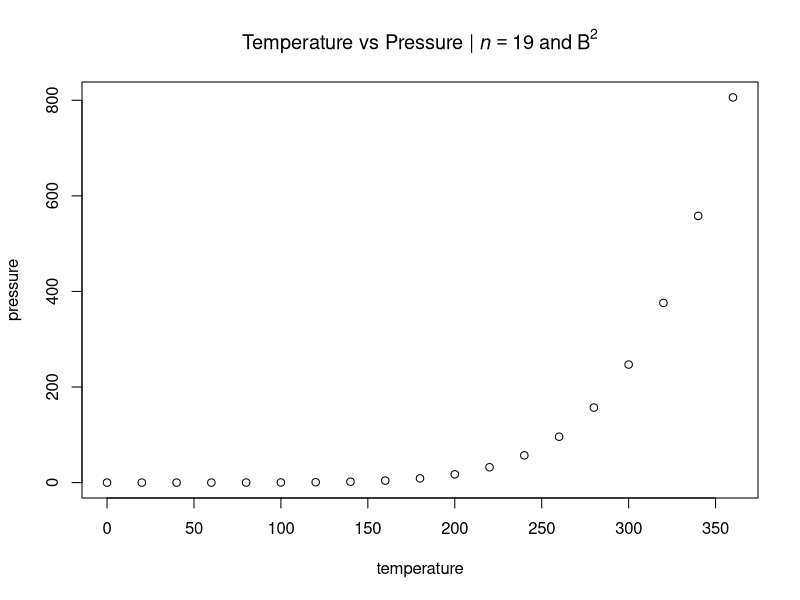
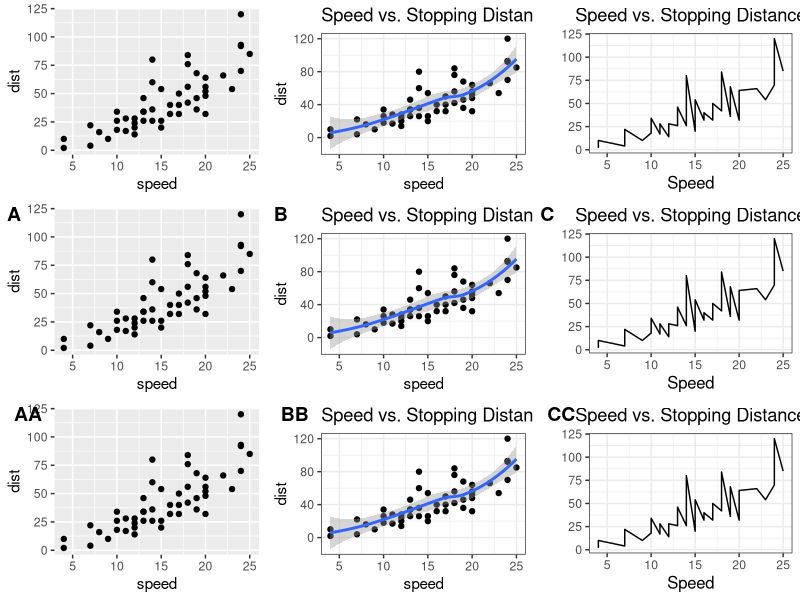

The R script that drew these images, in order:
## ---- chunk 1
knitr::opts_chunk$set(echo = TRUE)
## ---- chunk 2
summary(cars)
str(cars)

## ---- chunk 3
str(pressure)
nr <- nrow(pressure)

plot(pressure, main =  bquote("Temperature vs Pressure |" ~ italic(n) == .(nr) ~ "and" ~ B^2))
## ---- chunk 4
library(ggplot2)
summary(cars)
## ---- chunk 5
library(ggplot2)

p1 <- ggplot(data=cars)+geom_point(aes(x=speed,y=dist)) 

p2 <- ggplot(data=cars, aes(x=speed,y=dist))+geom_point() + geom_smooth() +
#p2 <- ggplot(data=cars, aes(x=speed,y=dist))+geom_point() + geom_smooth() +
  labs(title = "Speed vs. Stopping Distance") +
  theme_bw()
  #labs(title = "Speed vs. Stopping Distance", y = "") + 

p3 <- ggplot(data=cars)+geom_line(aes(x=speed,y=dist)) + 
  labs(title = "Speed vs. Stopping Distance", y = "", x= "Speed") + 
  theme_bw() + 
  theme(plot.title = element_text(hjust = 0.5),
        axis.title.x = element_text(size = 12),
        axis.title.y = element_text(size = 12)
        )
## ---- chunk 6

require(ggpubr)
R1 <- ggarrange(p1,p2,p3,ncol=3,nrow=1)
R2 <- ggarrange(p1,p2,p3,ncol=3,nrow=1, labels = "AUTO")
R3<- ggarrange(p1,p2,p3,ncol=3,nrow=1, labels = c("AA", "BB", "CC"), common.legend = TRUE)

ggarrange(R1,R2,R3,ncol=1,nrow=3)
## ---- chunk 7
library(knitr)

??iris
head(iris)

# Table with kable functions 
kable(head(iris), caption = "Table 1: Summary of the `iris` data set")


kable(summary(iris),caption = "Table 1: Descriptive of the `iris` data set" )



